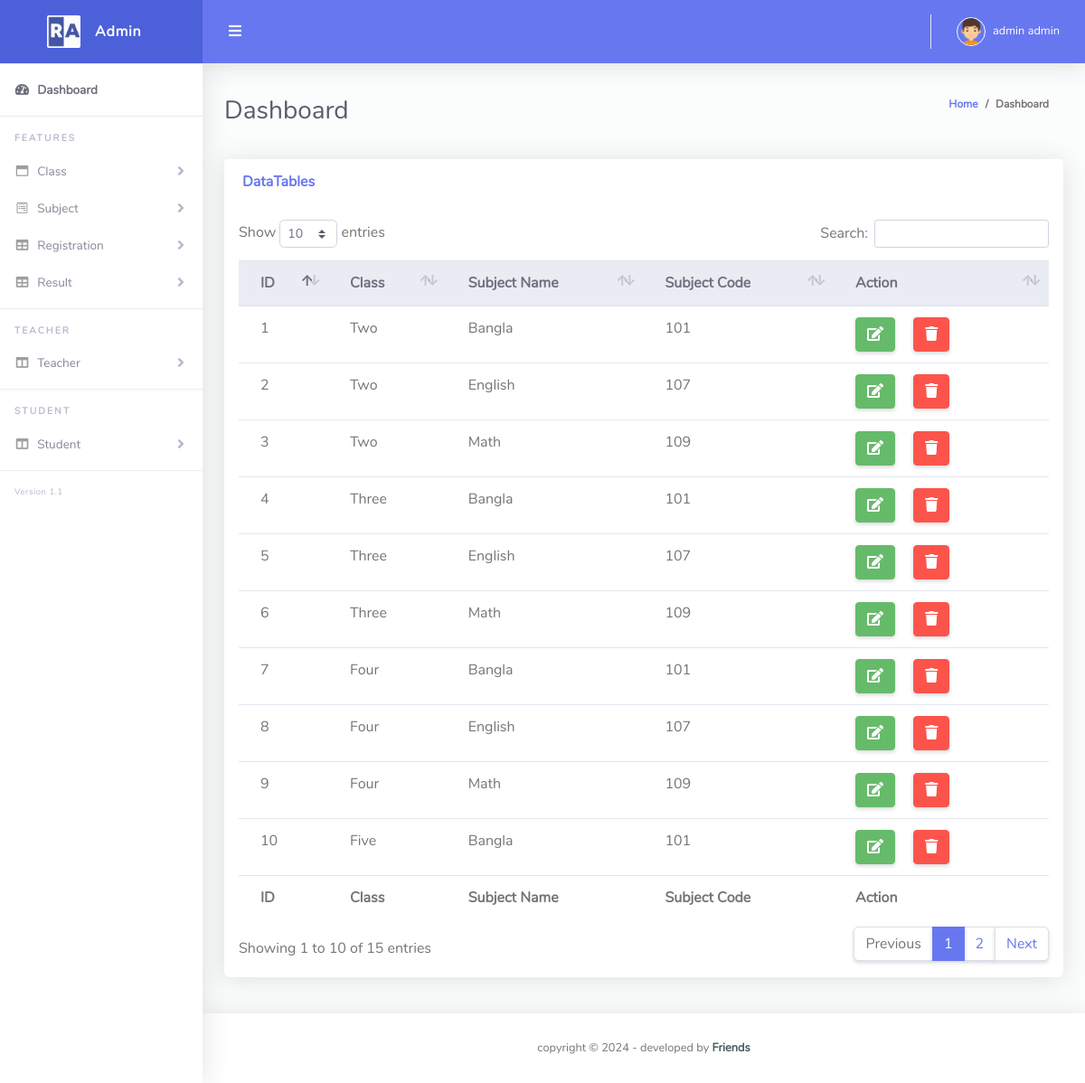
The page /list_of_subject.php (signed in) on the database its author committed.
### tables this page shows
CREATE TABLE `subject` (
  `subject_id` int(5) NOT NULL,
  `subject_category` varchar(20) NOT NULL,
  `subject_name` varchar(50) NOT NULL,
  `subject_code` varchar(10) NOT NULL
);

### list_of_subject.php (the view, shortened to what this page needs)
<?php
require('connection.php');
$user_type = $_SESSION['user_type'];
if ($user_type == 'admin') {
?>
    <?php
    $sql1 = "SELECT * FROM class";
    $query1 = $conn->query($sql1);
    $data_list = array();
    while ($data = mysqli_fetch_assoc($query1)) {
        $class_id = $data['class_id'];
        $class_name = $data['class_name'];
        $data_list[$class_id] = $class_name;
    }
    ?>
    <?php
    $sql = "SELECT * FROM subject";
    $result = $conn->query($sql);
    ?>
    <!DOCTYPE html>
    <html lang="en">
    <head>
        <link href="vendor/fontawesome-free/css/all.min.css" rel="stylesheet" type="text/css">
        <link href="vendor/bootstrap/css/bootstrap.min.css" rel="stylesheet" type="text/css">
        <link href="css/ruang-admin.min.css" rel="stylesheet">
        <link href="vendor/datatables/dataTables.bootstrap4.min.css" rel="stylesheet">
    </head>
    <body id="page-top">
        <div id="wrapper">
            <?php include('sidebar.php') ?>
            <div id="content-wrapper" class="d-flex flex-column">
                <div id="content">
                    <?php include('topbar.php'); ?>
                    <div class="container-fluid" id="container-wrapper">
                        <div class="d-sm-flex align-items-center justify-content-between mb-4">
                            <h1 class="h3 mb-0 text-gray-800">Dashboard</h1>
                            <ol class="breadcrumb">
                                <li class="breadcrumb-item"><a href="./">Home</a></li>
                                <li class="breadcrumb-item active" aria-current="page">Dashboard</li>
                            </ol>
                        </div>
                        <div class="row mb-3">
                            <div class="col-lg-12">
                                <div class="card mb-4">
                                    <div class="card-header py-3 d-flex flex-row align-items-center justify-content-between">
                                        <h6 class="m-0 font-weight-bold text-primary">DataTables</h6>
                                    </div>
                                    <div class="table-responsive p-3">
                                        <table class="table align-items-center table-flush" id="dataTable">
                                            <thead class="thead-light">
                                                <tr>
                                                    <th>ID</th>
                                                    <th>Class</th>
                                                    <th>Subject Name</th>
                                                    <th>Subject Code</th>
                                                    <th>Action</th>
                                                </tr>
                                            </thead>
                                            <tfoot>
                                                <tr>
                                                    <th>ID</th>
                                                    <th>Class</th>
                                                    <th>Subject Name</th>
                                                    <th>Subject Code</th>
                                                    <th>Action</th>
                                                </tr>
                                            </tfoot>
                                            <tbody>
                                                <?php
                                                $sl = 0;
                                                while ($data = mysqli_fetch_assoc($result)) {
                                                    $subject_id = $data['subject_id'];
                                                    $subject_category = $data['subject_category'];
                                                    $subject_name = $data['subject_name'];
                                                    $subject_code = $data['subject_code'];
                                                    $sl++;
                                                ?>
                                                    <tr>
                                                        <td><?php echo $sl ?></td>
                                                        <td><?php echo $data_list[$subject_category] ?></td>
                                                        <td><?php echo $subject_name ?></td>
                                                        <td><?php echo $subject_code ?></td>
                                                        <td>
                                                            <a href="edit_subject.php?id=<?php echo $subject_id ?>" class="btn btn-success">
                                                                <i class="fas fa-edit"></i>
                                                            </a>
                                                            <a href="delete_subject.php?id=<?php echo $subject_id ?>" class="btn btn-danger mx-3">
                                                                <i class="fas fa-trash" onclick="return checkdelete();"></i>
                                                            </a>
                                                        </td>
                                                    </tr>
                                                <?php
                                                }
                                                ?>
                                            </tbody>
                                        </table>
                                    </div>
                                </div>
                            </div>
                        </div>
                    </div>
                </div>
                <footer class="sticky-footer bg-white">
                    <div class="container my-auto">
                        <div class="copyright text-center my-auto">
                            <span>copyright &copy;  - developed by
                                <b><a href="#" target="_blank">Friends</a></b>
                            </span>
                        </div>
                    </div>
                </footer>
            </div>
        </div>
    </body>
    </html>
<?php
}else {
    header('location:login.php');
}
?>

### rows shown on the page
subject: subject_category "Two", subject_name "Bangla", subject_code "101"
subject: subject_category "Two", subject_name "English", subject_code "107"
subject: subject_category "Two", subject_name "Math", subject_code "109"
subject: subject_category "Three", subject_name "Bangla", subject_code "101"
subject: subject_category "Three", subject_name "English", subject_code "107"
subject: subject_category "Three", subject_name "Math", subject_code "109"
subject: subject_category "Four", subject_name "Bangla", subject_code "101"
subject: subject_category "Four", subject_name "English", subject_code "107"
subject: subject_category "Four", subject_name "Math", subject_code "109"
subject: subject_category "Five", subject_name "Bangla", subject_code "101"

### other values the page prints
$username "admin admin"
